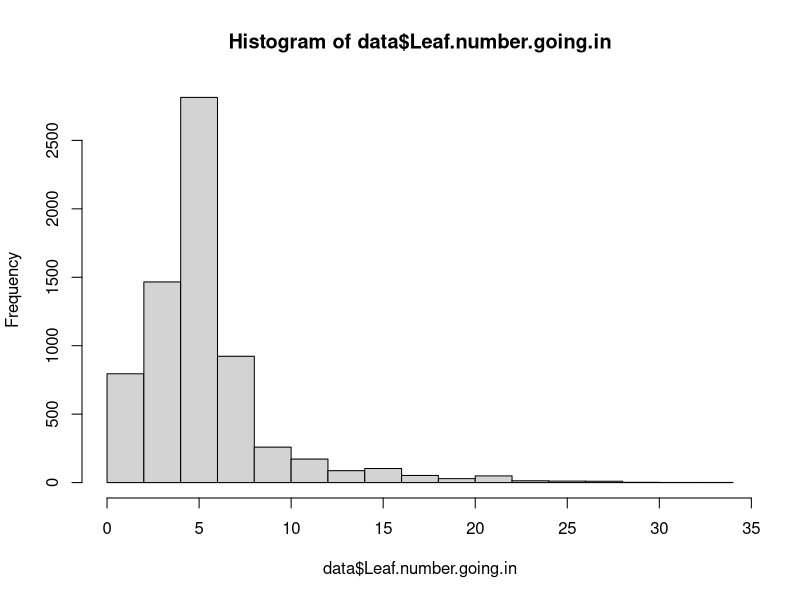
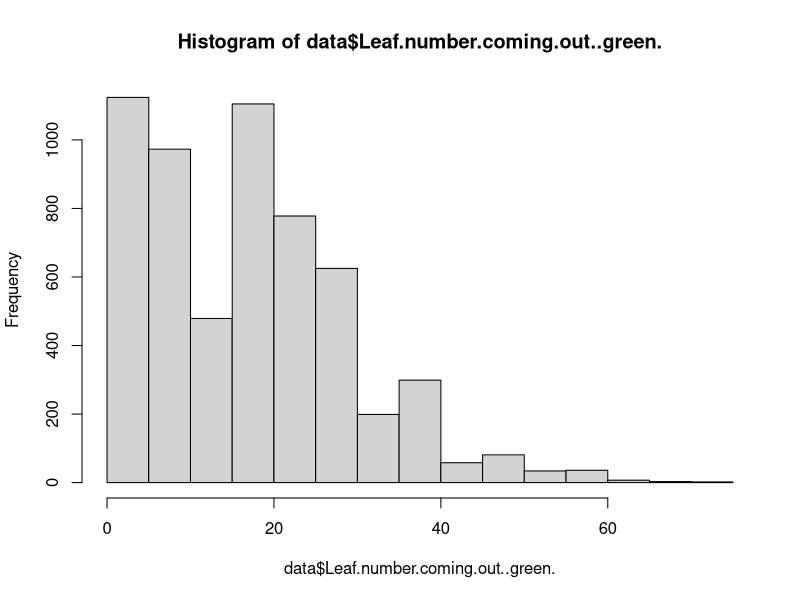
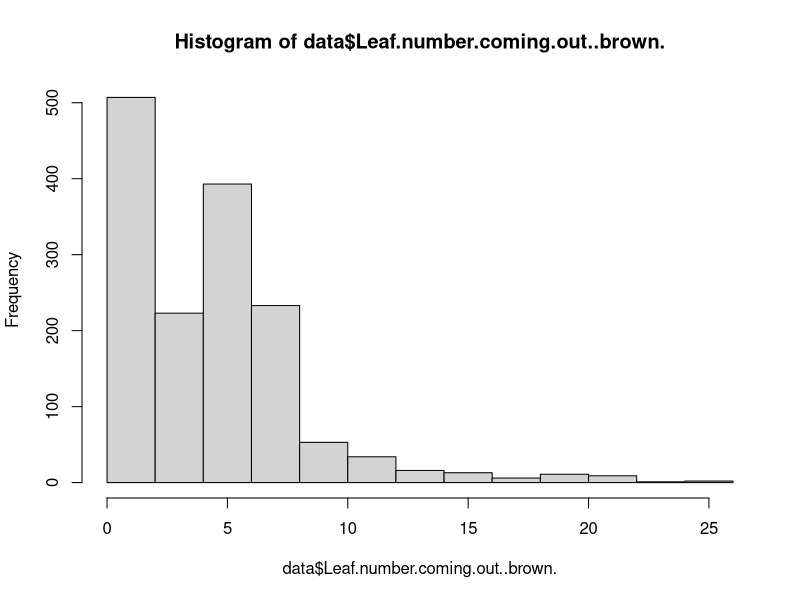
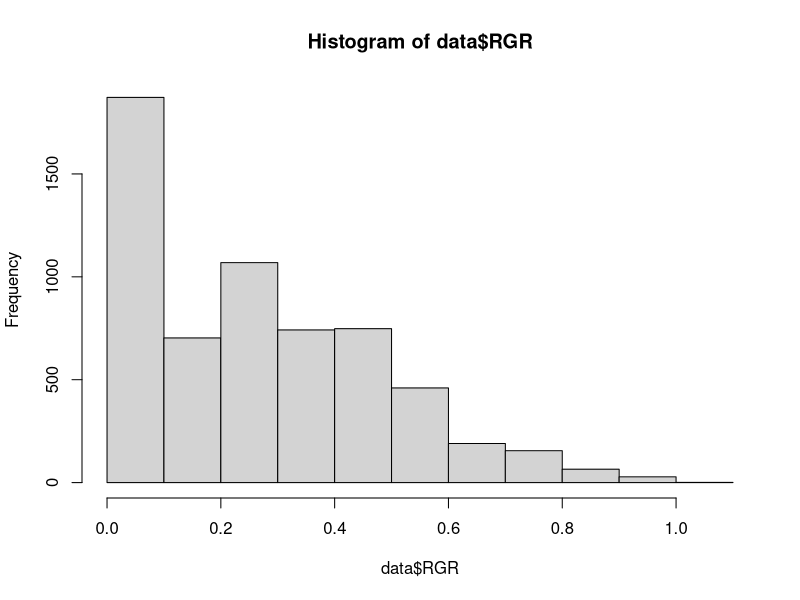
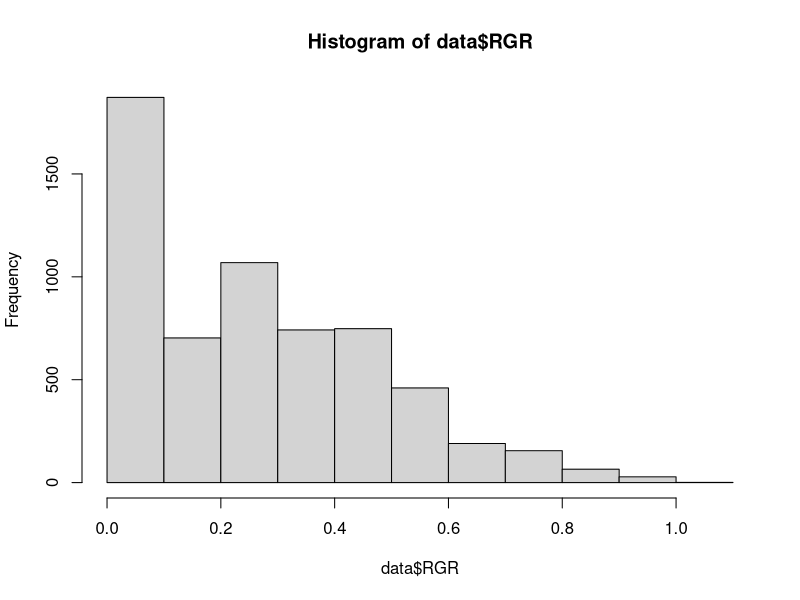
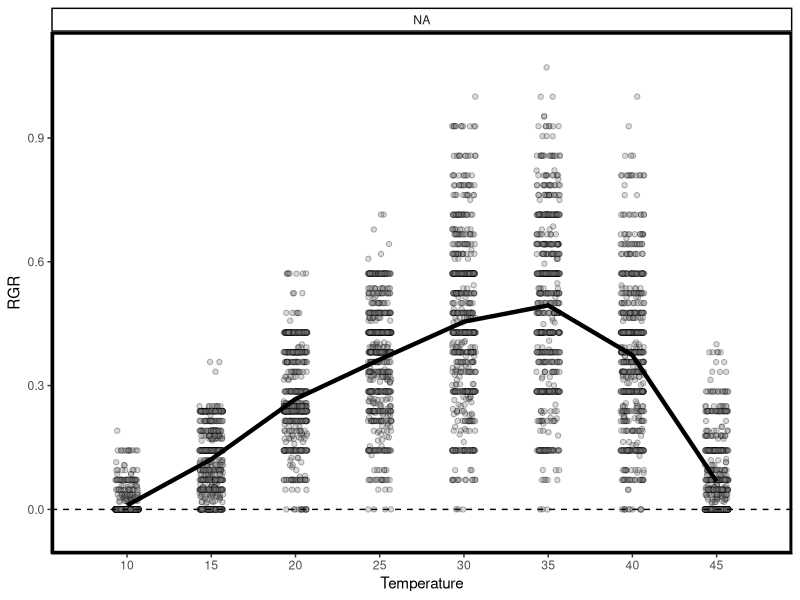
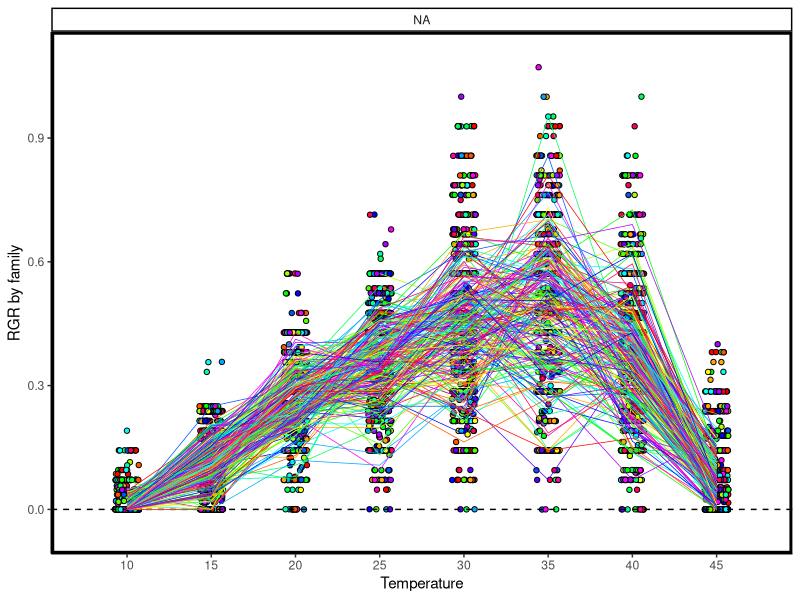
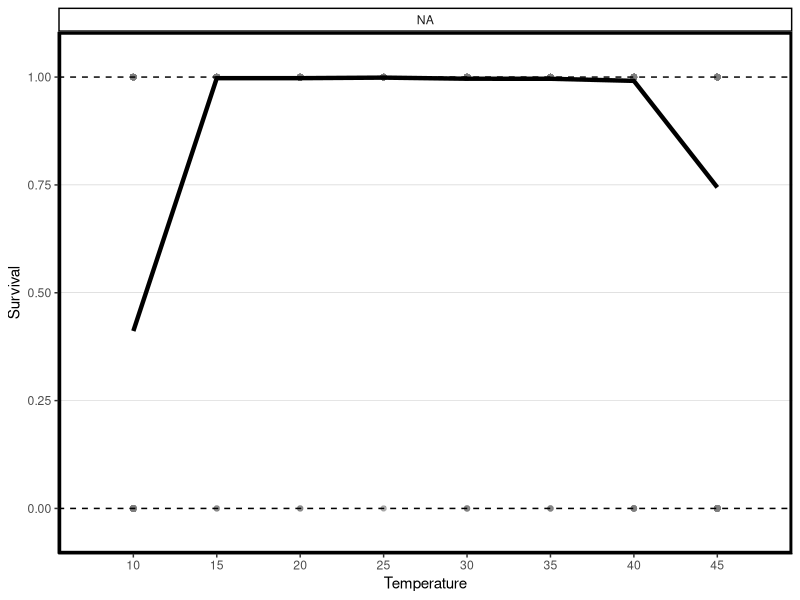

These charts were generated, in order, by the following R code: (Note: this script raises an error after producing the figures.)

#### PROJECT: Mimulus cardinalis TPC project
#### PURPOSE: Clean up TPC data for M. cardinalis study   
####          populations 
#### AUTHOR: Rachel Wooliver
#### DATE LAST MODIFIED: 2020-05-18 by rcw



###########################
# load packages
###########################
library(ggplot2)
library(dplyr)
library(tidyverse)

###
### DATASET
###
data <- read.csv("Raw data/Master TPC 2019.csv", na.strings=c("NA","","--"))
str(data)
###
### Measurements
###
# 1. Leaf number going in
# 2. Leaf number coming out (green)
# 3. Leaf number coming out (brown)



### For leaf number going in AND leaf number coming out green:
# 0 = live seedling with only cotyledons (no true leaves)
# NA = no seedling there
### For leaf number coming out brown:
# 0 = dead seedling with only cotyledons (no true leaves)
# NA = no brown leaves



###
### Make response variables numeric
###
data$Leaf.number.going.in <- as.numeric(data$Leaf.number.going.in); hist(data$Leaf.number.going.in)
data$Leaf.number.coming.out..green. <- as.numeric(as.character(data$Leaf.number.coming.out..green.)); hist(data$Leaf.number.coming.out..green.)
data$Leaf.number.coming.out..brown. <- as.numeric(as.character(data$Leaf.number.coming.out..brown.)); hist(data$Leaf.number.coming.out..brown.)


###
### Remove trays 55-60 (all died during run) and 103-108 (not used in experiment)
###
data <- data[-which(data$Tray %in% c(55:60, 103:108)),] 
# original sample size was 7776, now 6912






###
### Plants that we will not have an RGR value for:
###
# 1. NA leaf number going in
data$NAleafIn <- rep(0, dim(data)[1])
data$NAleafIn[which(is.na(data$Leaf.number.going.in)==TRUE)] <- 1
sum(data$NAleafIn) # 545 did not germinate or died prior to chamber runs
# 2. 0 leaf number going in
data$zeroLeafIn <- rep(0, dim(data)[1])
data$zeroLeafIn[which(data$Leaf.number.going.in==0)] <- 1
sum(data$zeroLeafIn) # 321 only had cotyledons prior to chamber runs
# 3. Accidentally sampled before we counted leaf number out (for gene expression or picture)
data$sampledB4leafOut <- rep(0, dim(data)[1])
data$sampledB4leafOut[which(data$Notes=="Samples for GE 4/10 - Didn't get leaf # out" | data$Notes=="sampled early" | data$Notes=="Sampled early" | data$Notes=="Sampled Early")] <- 1
sum(data$sampledB4leafOut) # 13 were accidentally damaged before final leaf number was measured
# So these are the plants that we will not include in our RGR calculation:
data$outRGR <- rep(0, dim(data)[1])
data$outRGR[which(data$NAleafIn==1 | data$zeroLeafIn==1 | data$sampledB4leafOut==1)] <- 1
dim(data)[1]-sum(as.numeric(data$outRGR)) # 6033 plants we have RGR data for


###
## Make sure leaf number coming out >= leaf number going in, then calculate RGR
###
totalLeavesOut <- rowSums(data[,c("Leaf.number.coming.out..green.", "Leaf.number.coming.out..brown.")], na.rm=TRUE)
totalLeavesOut[which(data$outRGR==1)] <- NA
data$zeros <- rep(0, dim(data)[1])
totalLeavesIn <- rowSums(data[,c("Leaf.number.going.in","zeros")], na.rm=TRUE)
inspect <- which(totalLeavesIn > totalLeavesOut)
data[inspect,c("Tray","Cell","Leaf.number.going.in", "Leaf.number.coming.out..green.", "Leaf.number.coming.out..brown.")]
# Assume that leaves turned brown if not recorded coming out
# (verified using pictures of trays coming out of the chambers)
data$Leaf.number.coming.out..brown.[inspect]<-c(2,4,2,4,8,6,2,2,2,6,6,22,8,8)
# Also need to look at cases where there were zero leaves going in, NA coming out
# These were probably overlooked dead seedlings
# (verified using pictures of trays coming out of the chambers)
zeroIn <- rep(0, dim(data)[1])
zeroIn[which(data$Leaf.number.going.in==0)] <- 1
naOutG <- rep(0, dim(data)[1])
naOutG[which(is.na(data$Leaf.number.coming.out..green.)==TRUE)] <- 1
naOutB <- rep(0, dim(data)[1])
naOutB[which(is.na(data$Leaf.number.coming.out..brown.)==TRUE)] <- 1
naOutBG <- rep(0, dim(data)[1])
naOutBG[which((naOutG + naOutB)==2)] <- 1
data[which((naOutBG+zeroIn)==2),]
data$Leaf.number.coming.out..brown.[which((naOutBG+zeroIn)==2)] <- 0


###
## Calculate RGR
###
data$RGR <- rep(NA, dim(data)[1])
keep <- seq(1, dim(data)[1])[-which(data$outRGR==1)]
data$RGR[keep] <- (rowSums(data[keep,c("Leaf.number.coming.out..green.","Leaf.number.coming.out..brown.")], na.rm=TRUE) - data$Leaf.number.going.in[keep])/(data$Leaf.number.going.in[keep]*7)
# Look at histogram of RGR to make sure all values are positive 
hist(data$RGR); range(na.omit(data$RGR))




###
### Interesting things in addition to RGR and Fv/Fm we might analyze:
###

## 1. Survival
# survival = 0 if the plant was alive going into the chamber then died
# survival = 1 if there was were any green leaves coming out of the chamber
# and survival = NA if the plant didn't germinate prior to chamber runs
data$surv <- rep(1,dim(data)[1])
data$surv[which(data$NAleafIn==0 & data$Leaf.number.going.in==data$Leaf.number.coming.out..brown.)] <- 0
data$surv[which(data$Leaf.number.coming.out..green.>0)] <- 1
data$surv[which(is.na(data$Leaf.number.going.in))]  <- NA








### 
###  Reorganize levels and assign colors to regions
### 
data$Group <- factor(data$Group, levels(data$Group)[c(5:8, 1:4, 9:12)])
data$Pop <- factor(data$Pop, levels(data$Pop)[c(3,4,1,2,5,6)])
data$Reg <- factor(data$Reg, levels(data$Reg)[c(2,1,3)])
data$regCol <- rep("#9E0142", dim(data)[1]) # red
data$regCol[which(data$Reg=="C")] <- "#FEF0A5" # yellow
data$regCol[which(data$Reg=="N")] <- "#5E4FA2" # purple






### 
### Our response variables
### 

### 1. RGR (numeric continuous)
hist(data$RGR)

### 2. surv (numeric 0=died / 1=survived)
data %>% group_by(Temp) %>% summarize(mean = mean(surv, na.rm = TRUE))



# Create new variable for temperature
data$daytimeTemp <- floor(as.numeric(as.character(data$Temp)))
data$daytimeTemp[which(data$Temp.ord==0)] <- 10





### PLOT OVERALL RGR DATA WITH TREATMENT MEANS
ggplot(data, aes(x = daytimeTemp, y = RGR, group=Group)) +
  geom_point(aes(x=daytimeTemp,y=RGR,fill=Group),
             position = position_jitter(width=0.7), 
             size=1.5, shape=21, alpha=0.3) + 
  scale_y_continuous(name="RGR", limits=c(-0.05, 1.1)) + 
  scale_x_continuous(name="Temperature", limits=c(7.5,47.5), breaks=seq(10,45,by=5)) + 
  theme_classic() +
  scale_fill_manual(values=c(rep("#5E4FA2", 4), rep("#FEF0A5", 4), rep("#9E0142", 4))) + 
  facet_wrap(~Group, ncol=4) +
  theme(legend.position="none", panel.border = element_rect(colour = "black", fill=NA, size=2)) +
  geom_hline(yintercept=0, linetype="dashed", color = "black") +
  stat_summary(fun = mean, colour = "black", geom = "line", lwd=1.5)



### PLOT OVERALL RGR DATA WITH TREATMENT MEANS BY FAMILY
ggplot(data, aes(x = daytimeTemp, y = RGR, group = FamID)) +
  geom_point(aes(x=daytimeTemp,y=RGR,fill=FamID),
                        position = position_jitter(width=0.7), 
                        size=1.5, shape=21) +
  scale_y_continuous(name="RGR by family", limits=c(-0.05, 1.1)) + 
  scale_x_continuous(name="Temperature", limits=c(7.5,47.5), breaks=seq(10,45,by=5)) + 
  theme_classic() +
  scale_fill_manual(values=rep(rainbow(18),12)) + 
  facet_wrap(~Group, ncol=4) +
  theme(legend.position="none", panel.border = element_rect(colour = "black", fill=NA, size=2)) +
  geom_hline(yintercept=0, linetype="dashed", color = "black") +
  stat_summary(fun = mean, geom = "line", lwd=0.25, aes(color=FamID)) +
  scale_color_manual(values=rep(rainbow(18),12))



### PLOT OVERALL SURVIVAL DATA WITH TREATMENT MEANS
ggplot(data, aes(x = daytimeTemp, y = surv, group = Group)) +
  geom_point(aes(colour=Group), alpha=0.55) +
  scale_y_continuous(name="Survival", limits=c(-0.05, 1.05)) + 
  scale_x_continuous(name="Temperature", limits=c(7.5,47.5), breaks=seq(10,45,by=5)) + 
  theme_classic() +
  scale_colour_manual(values=c(rep("#5E4FA2", 4), rep("#FEF0A5", 4), rep("#9E0142", 4))) + 
  facet_wrap(~Group, ncol=4) +
  theme(legend.position="none", panel.border = element_rect(colour = "black", fill=NA, size=2)) +
  geom_hline(yintercept=c(0,1), linetype="dashed", color = "black") +
  geom_hline(yintercept=seq(.25,0.75,by=0.25), color = "gray", size=0.15) +
  stat_summary(fun = mean, colour = "black", geom = "line", lwd=1.5)





### PLOT OVERALL SURVIVAL DATA WITH FAMILY MEANS
ggplot(data, aes(x = daytimeTemp, y = surv, colour = FamID)) +
  geom_point(aes(colour=FamID), size=0.35) +
  scale_y_continuous(name="Survival by family", limits=c(-0.05, 1.05)) + 
  scale_x_continuous(name="Temperature", limits=c(7.5,47.5), breaks=seq(10,45,by=5)) + 
  theme_classic() +
  scale_colour_manual(values=rep(rainbow(18),12)) + 
  facet_wrap(~Group, ncol=4) +
  theme(legend.position="none", panel.border = element_rect(colour = "black", fill=NA, size=2)) +
  geom_hline(yintercept=c(0,1), linetype="dashed", color = "black") +
  geom_hline(yintercept=seq(.25,0.75,by=0.25), color = "gray", size=0.15) +
  stat_summary(fun = mean, geom = "line", lwd=0.25)





# Export data for analysis:
write.csv(data, "Processed data/TPC data_cleaned.csv")


